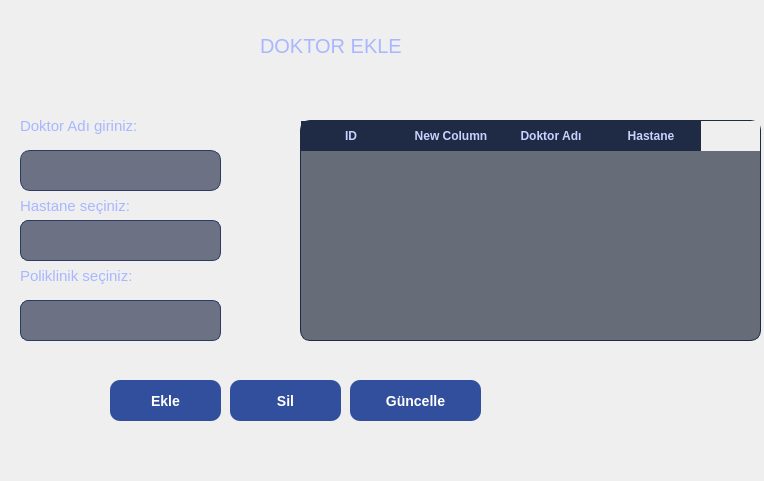
<?xml version="1.0" encoding="UTF-8"?>
<ui version="4.0">
 <class>Form</class>
 <widget class="QWidget" name="Form">
  <property name="geometry">
   <rect>
    <x>0</x>
    <y>0</y>
    <width>764</width>
    <height>481</height>
   </rect>
  </property>
  <property name="windowTitle">
   <string>Form</string>
  </property>
  <widget class="QLineEdit" name="doktoradi_line">
   <property name="geometry">
    <rect>
     <x>20</x>
     <y>150</y>
     <width>201</width>
     <height>41</height>
    </rect>
   </property>
   <property name="styleSheet">
    <string notr="true">QLineEdit {
    background: rgba(20, 30, 60, 0.6);
    color: #d6e0ff;
    border: 1px solid #2a3c63;
    border-radius: 10px;
    padding: 6px 10px;
    font-size: 14px;
}

/* Placeholder rengi */
QLineEdit[echoMode=&quot;0&quot;] {
    color: #9aa8d4;
}

/* Focus olduğunda */
QLineEdit:focus {
    border: 1px solid #4d79ff;
    background: rgba(30, 45, 90, 0.8);
}
</string>
   </property>
  </widget>
  <widget class="QComboBox" name="hastane_combo">
   <property name="geometry">
    <rect>
     <x>20</x>
     <y>220</y>
     <width>201</width>
     <height>41</height>
    </rect>
   </property>
   <property name="styleSheet">
    <string notr="true">/* =========================
   COMBOBOX - MODERN STİL
   ========================= */

QComboBox {
    background: rgba(20, 30, 60, 0.6);
    color: #d6e0ff;
    border: 1px solid #2a3c63;
    border-radius: 8px;
    padding: 6px 10px;
    font-size: 14px;
}

/* Üzerine gelince */
QComboBox:hover {
    border: 1px solid #4d79ff;
}

/* Seçim yaparken (focus) */
QComboBox:focus {
    border: 1px solid #6d8cff;
    background: rgba(30, 45, 90, 0.7);
}

/* Aşağı ok butonu */
QComboBox::drop-down {
    border: none;
    width: 28px;
}

/* Ok simgesi alanı */
QComboBox::down-arrow {
    image: none;
    width: 0px;
    height: 0px;
    border-left: 6px solid #a8b9ff;
    border-top: 4px solid transparent;
    border-bottom: 4px solid transparent;
    margin-right: 8px;
}

/* Açılır liste */
QComboBox QAbstractItemView {
    background-color: #0f1729;
    color: #d6e0ff;
    border: 1px solid #2a3c63;
    selection-background-color: #324f9e;
    selection-color: white;
    outline: 0;
}

</string>
   </property>
  </widget>
  <widget class="QComboBox" name="poliklinik_combo">
   <property name="geometry">
    <rect>
     <x>20</x>
     <y>300</y>
     <width>201</width>
     <height>41</height>
    </rect>
   </property>
   <property name="styleSheet">
    <string notr="true">/* =========================
   COMBOBOX - MODERN STİL
   ========================= */

QComboBox {
    background: rgba(20, 30, 60, 0.6);
    color: #d6e0ff;
    border: 1px solid #2a3c63;
    border-radius: 8px;
    padding: 6px 10px;
    font-size: 14px;
}

/* Üzerine gelince */
QComboBox:hover {
    border: 1px solid #4d79ff;
}

/* Seçim yaparken (focus) */
QComboBox:focus {
    border: 1px solid #6d8cff;
    background: rgba(30, 45, 90, 0.7);
}

/* Aşağı ok butonu */
QComboBox::drop-down {
    border: none;
    width: 28px;
}

/* Ok simgesi alanı */
QComboBox::down-arrow {
    image: none;
    width: 0px;
    height: 0px;
    border-left: 6px solid #a8b9ff;
    border-top: 4px solid transparent;
    border-bottom: 4px solid transparent;
    margin-right: 8px;
}

/* Açılır liste */
QComboBox QAbstractItemView {
    background-color: #0f1729;
    color: #d6e0ff;
    border: 1px solid #2a3c63;
    selection-background-color: #324f9e;
    selection-color: white;
    outline: 0;
}

</string>
   </property>
  </widget>
  <widget class="QPushButton" name="doktor_ekle">
   <property name="geometry">
    <rect>
     <x>110</x>
     <y>380</y>
     <width>111</width>
     <height>41</height>
    </rect>
   </property>
   <property name="styleSheet">
    <string notr="true">QPushButton {
    background-color: #324f9e;
    color: white;
    border-radius: 10px;
    padding: 8px 16px;
    font-size: 14px;
    font-weight: 500;
}

/* Hover */
QPushButton:hover {
    background-color: #3f63c8;
}

/* Basılı tutarken */
QPushButton:pressed {
    background-color: #2a3d78;
}
</string>
   </property>
   <property name="text">
    <string>Ekle</string>
   </property>
  </widget>
  <widget class="QPushButton" name="doktor_sil">
   <property name="geometry">
    <rect>
     <x>230</x>
     <y>380</y>
     <width>111</width>
     <height>41</height>
    </rect>
   </property>
   <property name="styleSheet">
    <string notr="true">QPushButton {
    background-color: #324f9e;
    color: white;
    border-radius: 10px;
    padding: 8px 16px;
    font-size: 14px;
    font-weight: 500;
}

/* Hover */
QPushButton:hover {
    background-color: #3f63c8;
}

/* Basılı tutarken */
QPushButton:pressed {
    background-color: #2a3d78;
}
</string>
   </property>
   <property name="text">
    <string>Sil</string>
   </property>
  </widget>
  <widget class="QPushButton" name="doktor_guncelle">
   <property name="geometry">
    <rect>
     <x>350</x>
     <y>380</y>
     <width>131</width>
     <height>41</height>
    </rect>
   </property>
   <property name="styleSheet">
    <string notr="true">QPushButton {
    background-color: #324f9e;
    color: white;
    border-radius: 10px;
    padding: 8px 16px;
    font-size: 14px;
    font-weight: 500;
}

/* Hover */
QPushButton:hover {
    background-color: #3f63c8;
}

/* Basılı tutarken */
QPushButton:pressed {
    background-color: #2a3d78;
}
</string>
   </property>
   <property name="text">
    <string>Güncelle</string>
   </property>
  </widget>
  <widget class="QTableWidget" name="doktor_table">
   <property name="geometry">
    <rect>
     <x>300</x>
     <y>120</y>
     <width>461</width>
     <height>221</height>
    </rect>
   </property>
   <property name="styleSheet">
    <string notr="true">QTableWidget {
    background: rgba(10,20,40,0.6);
    color: #d6e0ff;
    border: 1px solid #1f2a44;
    border-radius: 10px;
    gridline-color: #2a3c63;
    font-size: 14px;
    selection-background-color: #324f9e;
    selection-color: white;
}

/* Header */
QHeaderView::section {
    background-color: #1f2a44;
    color: #c7d2ff;
    padding: 6px;
    border: none;
    font-weight: bold;
}

/* Alternating row colors */
QTableWidget::item {
    background-color: #111b31;
}

QTableWidget::item:alternate {
    background-color: #16223d;
}

/* Selected row */
QTableWidget::item:selected {
    background-color: #3f63c8;
    color: white;
}
</string>
   </property>
   <property name="alternatingRowColors">
    <bool>true</bool>
   </property>
   <column>
    <property name="text">
     <string>ID</string>
    </property>
   </column>
   <column>
    <property name="text">
     <string>New Column</string>
    </property>
   </column>
   <column>
    <property name="text">
     <string>Doktor Adı</string>
    </property>
   </column>
   <column>
    <property name="text">
     <string>Hastane</string>
    </property>
   </column>
  </widget>
  <widget class="QLabel" name="label_2">
   <property name="geometry">
    <rect>
     <x>20</x>
     <y>110</y>
     <width>141</width>
     <height>31</height>
    </rect>
   </property>
   <property name="styleSheet">
    <string notr="true">QLabel {
    color: #a8b7ff;
    font-size: 15px;
}
</string>
   </property>
   <property name="text">
    <string>Doktor Adı giriniz:</string>
   </property>
  </widget>
  <widget class="QLabel" name="label_3">
   <property name="geometry">
    <rect>
     <x>20</x>
     <y>190</y>
     <width>141</width>
     <height>31</height>
    </rect>
   </property>
   <property name="styleSheet">
    <string notr="true">QLabel {
    color: #a8b7ff;
    font-size: 15px;
}
</string>
   </property>
   <property name="text">
    <string>Hastane seçiniz:</string>
   </property>
  </widget>
  <widget class="QLabel" name="label_4">
   <property name="geometry">
    <rect>
     <x>20</x>
     <y>260</y>
     <width>141</width>
     <height>31</height>
    </rect>
   </property>
   <property name="styleSheet">
    <string notr="true">QLabel {
    color: #a8b7ff;
    font-size: 15px;
}
</string>
   </property>
   <property name="text">
    <string>Poliklinik seçiniz:</string>
   </property>
  </widget>
  <widget class="QLabel" name="label_5">
   <property name="geometry">
    <rect>
     <x>260</x>
     <y>30</y>
     <width>141</width>
     <height>31</height>
    </rect>
   </property>
   <property name="styleSheet">
    <string notr="true">QLabel {
    color: #a8b7ff;
    font-size: 20px;
}
</string>
   </property>
   <property name="text">
    <string>DOKTOR EKLE</string>
   </property>
  </widget>
 </widget>
 <resources/>
 <connections/>
</ui>
